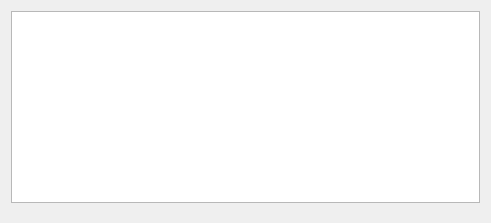
<?xml version="1.0" encoding="UTF-8"?>
<ui version="4.0">
 <class>PageDc</class>
 <widget class="QWidget" name="PageDc">
  <property name="geometry">
   <rect>
    <x>0</x>
    <y>0</y>
    <width>491</width>
    <height>223</height>
   </rect>
  </property>
  <property name="windowTitle">
   <string>Form</string>
  </property>
  <layout class="QVBoxLayout" name="verticalLayout">
   <item>
    <widget class="ParamTable" name="paramTab"/>
   </item>
   <item>
    <spacer name="verticalSpacer">
     <property name="orientation">
      <enum>Qt::Vertical</enum>
     </property>
     <property name="sizeHint" stdset="0">
      <size>
       <width>0</width>
       <height>0</height>
      </size>
     </property>
    </spacer>
   </item>
  </layout>
 </widget>
 <customwidgets>
  <customwidget>
   <class>ParamTable</class>
   <extends>QTableWidget</extends>
   <header>widgets/paramtable.h</header>
  </customwidget>
 </customwidgets>
 <resources/>
 <connections/>
</ui>
